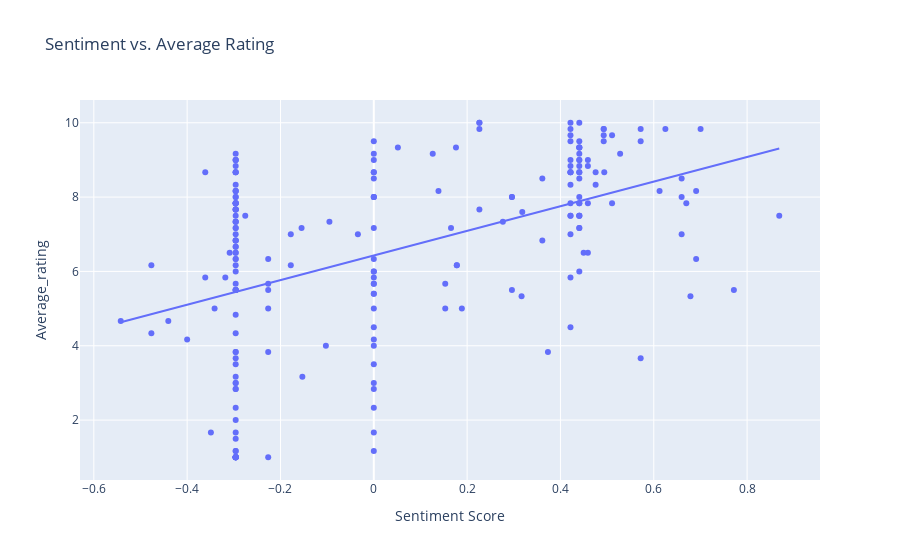

The code cell stored with this chart in its notebook:
### Code cell
fig = px.scatter(data, x=f'{comment_columns[0]}_Sentiment', y='Average_rating',
                 title=f'Sentiment vs. Average Rating',
                 labels={f'{comment_columns[0]}_Sentiment': 'Sentiment Score', 'AveragAverage_ratinge_Rating': 'Average Rating'},
                 trendline='ols') 

fig.show()

### Figure 1 — Plotly figure (JSON) as saved in the notebook; plotly's stock layout.template omitted (floating-point values rounded to 4 significant figures; data arrays with more than 128 entries replaced by an {"elided": "..."} marker saying what was removed)
{"data": [{"hovertemplate": "Sentiment Score=%{x}<br>Average_rating=%{y}<extra></extra>", "legendgroup": "", "marker": {"color": "#636efa", "symbol": "circle"}, "mode": "markers", "name": "", "orientation": "v", "showlegend": false, "type": "scatter", "x": {"elided": "215 float values"}, "xaxis": "x", "y": {"elided": "215 float values"}, "yaxis": "y"}, {"hovertemplate": "<b>OLS trendline</b><br>Average_rating = 3.31367 * Comments_Christine_Sentiment + 6.42859<br>R<sup>2</sup>=0.226197<br><br>Sentiment Score=%{x}<br>Average_rating=%{y} <b>(trend)</b><extra></extra>", "legendgroup": "", "marker": {"color": "#636efa", "symbol": "circle"}, "mode": "lines", "name": "", "showlegend": false, "type": "scatter", "x": {"elided": "215 float values"}, "xaxis": "x", "y": {"elided": "215 float values"}, "yaxis": "y"}], "layout": {"legend": {"tracegroupgap": 0}, "title": {"text": "Sentiment vs. Average Rating"}, "xaxis": {"anchor": "y", "domain": [0, 1], "title": {"text": "Sentiment Score"}}, "yaxis": {"anchor": "x", "domain": [0, 1], "title": {"text": "Average_rating"}}}}
